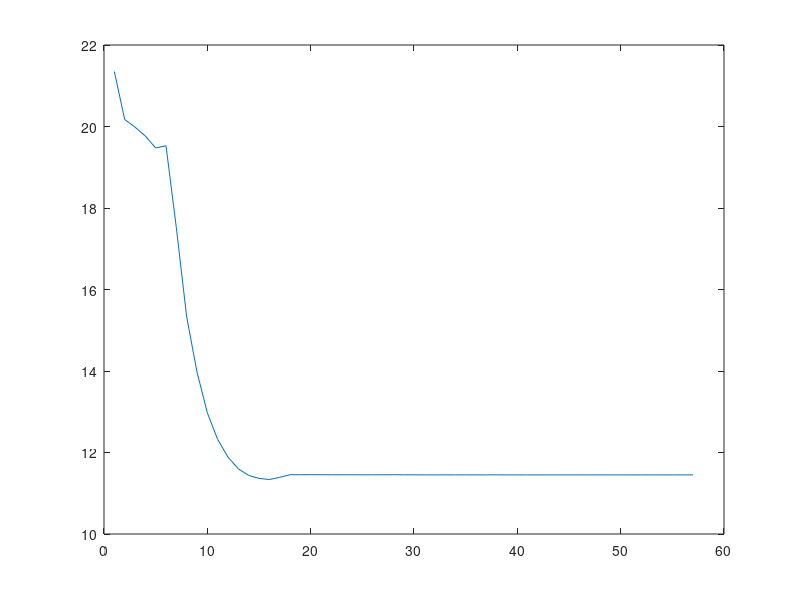

The MATLAB source for this figure:
a=[...
1.869891e+09
5.770097e+08
4.774536e+08
3.838793e+08
2.862903e+08
3.024705e+08
4.042626e+07
4.539568e+06
1.170961e+06
4.310955e+05
2.238007e+05
1.451100e+05
1.089452e+05
9.275037e+04
8.620448e+04
8.386926e+04
8.844979e+04
9.436539e+04
9.433369e+04
9.446546e+04
9.429588e+04
9.423471e+04
9.423594e+04
9.420228e+04
9.418170e+04
9.419720e+04
9.419406e+04
9.430866e+04
9.409858e+04
9.405978e+04
9.402317e+04
9.403388e+04
9.403387e+04
9.403261e+04
9.403524e+04
9.404171e+04
9.399365e+04
9.410047e+04
9.397408e+04
9.394312e+04
9.393626e+04
9.393486e+04
9.394977e+04
9.395554e+04
9.396757e+04
9.398513e+04
9.395435e+04
9.405079e+04
9.395296e+04
9.393959e+04
9.391959e+04
9.391793e+04
9.393271e+04
9.393485e+04
9.394221e+04
9.398915e+04
9.395672e+04];
plot(log(a))
